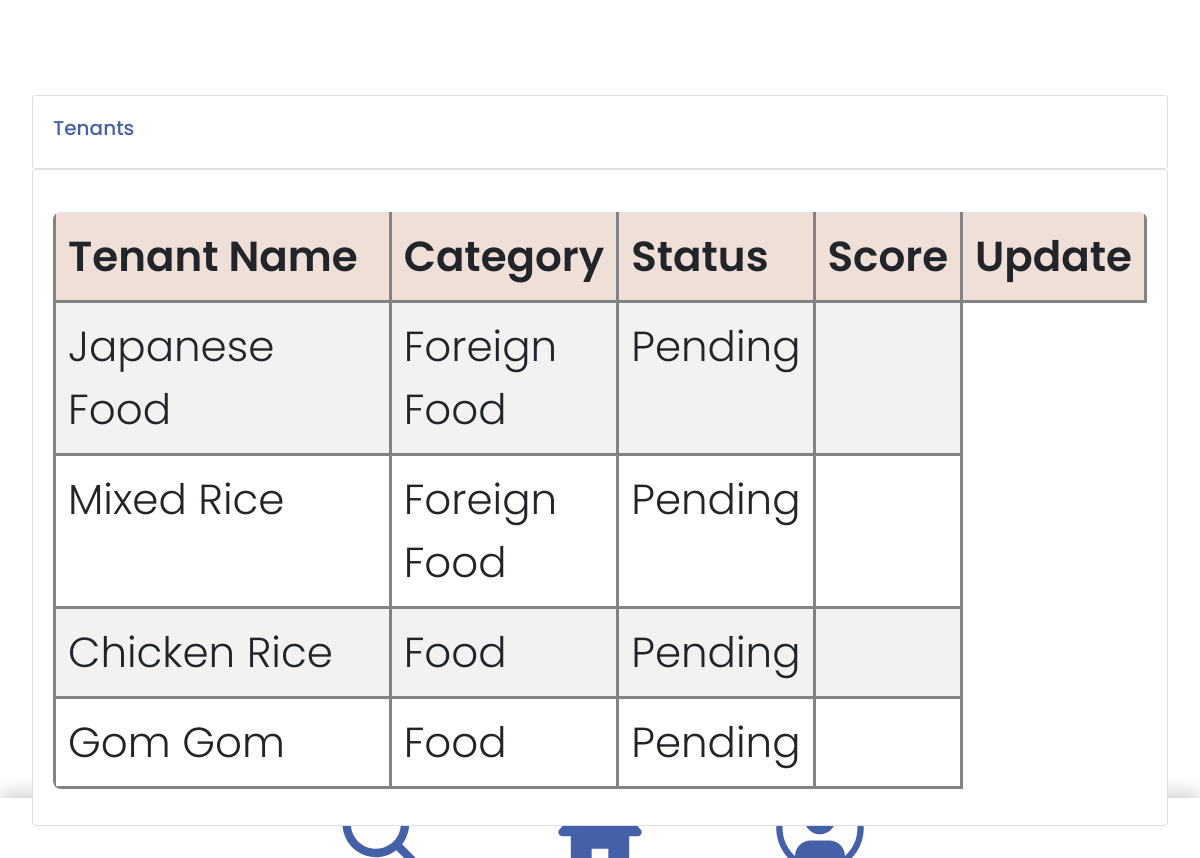
Page /tenants/ (signed in) on the committed database.
### accounts/models.py (models this page shows, shortened)
class Tenant(models.Model):
    STATUS = (
        ('Pending', 'Pending'),
        ('Pass', 'Pass'),
        ('Fail', 'Fail'),
    )
    name = models.CharField(max_length=100)
    status = models.CharField(max_length=50, choices=STATUS, blank=True)
    category = models.CharField(max_length=100)
    date_created = models.DateTimeField(auto_now_add=True)
    description = models.CharField(max_length=100, blank=True)
    actual_img = models.ImageField(upload_to ='images/')

### accounts/decorators.py (the view)
	def wrapper_function(request, *args, **kwargs):
		group = None
		if request.user.groups.exists():
			group = request.user.groups.all()[0].name
		if group == 'tenant':
			return redirect('user-page')
		if group == 'admin':
			return view_func(request, *args, **kwargs)

### accounts/views.py (called while the page is built)
@login_required(login_url='login')
@admin_only
def tenants(request):
    tenants = Tenant.objects.all()
    return render(request, 'accounts/tenants.html', {'tenants': tenants})

### accounts/templates/accounts/tenants.html (shortened to what this page needs)
{% extends 'accounts/main.html' %}
{% block content %}
    <br>
    <div class="row">
        <div class="col-md">
            <div class="card card-body">
                <h5>Tenants</h5>
            </div>
            <div class="card card-body">
                <table class="table">
                    <tr>
                        <th>Tenant Name</th>
                        <th>Category</th>
                        <th>Status</th>
                        <th>Score</th>
                        <th>Update</th>
                    </tr>
                    {% for i in tenants %}
                        <tr>
                            <td>{{ i.name }}</td>
                            <td>{{ i.category }}</td>
                            <td>{{ i.status }}</td>
                            <td>{{ i.score }}</td>
                        </tr>
                    {% endfor %}
                </table>
            </div>
        </div>
    </div>
{% endblock %}

### static/CSS/index.css (style rules this page uses)
body { margin: 2rem; font-family: "Poppins", sans-serif; color: #4460a9; font-weight: 350; font-size: 3.5vw; height:90% }
table { border-collapse: collapse; display: block; width: 100%; overflow-y: auto; overflow-x: hidden; border-radius: 8px 8px 8px 8px; margin-top: 2%; }
table td, table th { border: 3px solid rgb(131, 131, 131); padding-left: 1rem; padding-right: 1rem; padding-bottom: 0.5rem; padding-top: 00.5rem; width: 100%; }
table tr:nth-child(even) { background-color: #f2f2f2; }
table th { padding-top: 6px; padding-bottom: 6px; text-align: left; background-color: #f0dfd6; font-weight: 550; }

### static/CSS/Navbar.css (style rules this page uses)
body { margin: 15px; font-family: "Poppins", sans-serif; color: #4460a9; font-weight: 350; font-size: 3.5vw; }

### rows in the picture
Tenant: name "Japanese Food", category "Foreign Food", status "Pending"
Tenant: name "Mixed Rice", category "Foreign Food", status "Pending"
Tenant: name "Chicken Rice", category "Food", status "Pending"
Tenant: name "Gom Gom", category "Food", status "Pending"
